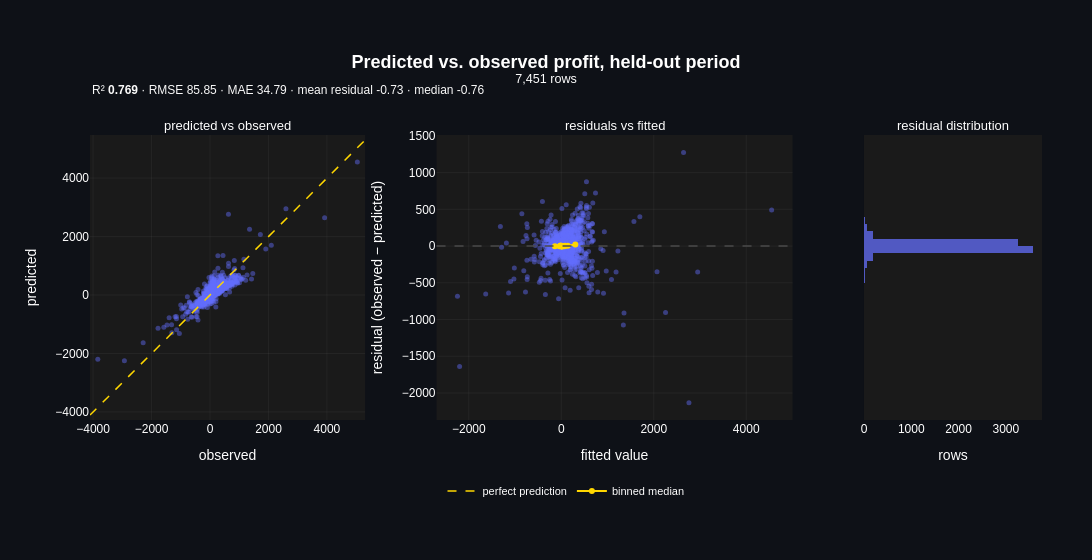

Notebook source saved alongside this figure:
### Markdown cell above
## 8. Does it generalise, or did it memorise

Three separate checks, not one R² comparison: the fit itself, whether more
training data would still help, and which inputs the model is actually using.

### Code cell
cp.regression_diagnostics_plot(
    y_test, y_pred_xgb,
    title="Predicted vs. observed profit, held-out period",
)

### Figure 1 — Plotly figure (JSON) as saved in the notebook; plotly's stock layout.template omitted (floating-point values rounded to 4 significant figures; data arrays with more than 128 entries replaced by an {"elided": "..."} marker saying what was removed)
{"data": [{"hovertemplate": "observed %{x:,.2f}<br>predicted %{y:,.2f}<extra></extra>", "marker": {"color": "#636EFA", "line": {"width": 0}, "opacity": 0.45, "size": 5}, "mode": "markers", "showlegend": false, "type": "scatter", "x": {"elided": "7451 float values"}, "xaxis": "x", "y": {"elided": "7451 float values"}, "yaxis": "y"}, {"hoverinfo": "skip", "line": {"color": "#FFD700", "dash": "dash", "width": 1.5}, "mode": "lines", "name": "perfect prediction", "type": "scatter", "x": [-4106.0, 5306.0], "xaxis": "x", "y": [-4106.0, 5306.0], "yaxis": "y"}, {"hovertemplate": "fitted %{x:,.2f}<br>residual %{y:,.2f}<extra></extra>", "marker": {"color": "#636EFA", "line": {"width": 0}, "opacity": 0.45, "size": 5}, "mode": "markers", "showlegend": false, "type": "scatter", "x": {"elided": "7451 float values"}, "xaxis": "x2", "y": {"elided": "7451 float values"}, "yaxis": "y2"}, {"hovertemplate": "median residual %{y:,.2f}<extra></extra>", "line": {"color": "#FFD700", "width": 2}, "marker": {"size": 6}, "mode": "lines+markers", "name": "binned median", "type": "scatter", "x": [-136.9, -37.96, -17.86, -13.85, 2.693, 6.831, 8.849, 9.263, 10.46, 12.21, 14.17, 16.55, 20.87, 25.51, 31.99, 44.9, 59.64, 84.41, 140.5, 304.5], "xaxis": "x2", "y": [-3.796, -2.219, 1.84, 8.693, 0.9342, -3.038, -4.596, -2.423, -2.937, -3.308, 0.06123, -0.1693, 2.457, 1.708, 1.274, 1.884, -0.9241, 4.905, 5.883, 21.38], "yaxis": "y2"}, {"hovertemplate": "residual %{y:,.2f}<br>%{x:,} rows<extra></extra>", "marker": {"color": "#636EFA", "opacity": 0.75}, "nbinsy": 60, "showlegend": false, "type": "histogram", "xaxis": "x3", "y": {"elided": "7451 float values"}, "yaxis": "y3"}], "layout": {"annotations": [{"font": {"size": 13}, "showarrow": false, "text": "predicted vs observed", "x": 0.1445, "xanchor": "center", "xref": "paper", "y": 1, "yanchor": "bottom", "yref": "paper"}, {"font": {"size": 13}, "showarrow": false, "text": "residuals vs fitted", "x": 0.551, "xanchor": "center", "xref": "paper", "y": 1, "yanchor": "bottom", "yref": "paper"}, {"font": {"size": 13}, "showarrow": false, "text": "residual distribution", "x": 0.9065, "xanchor": "center", "xref": "paper", "y": 1, "yanchor": "bottom", "yref": "paper"}, {"font": {"color": "#fafafa", "size": 12}, "showarrow": false, "text": "R² <b>0.769</b> · RMSE 85.85 · MAE 34.79 · mean residual -0.73 · median -0.76", "x": 0, "xanchor": "left", "xref": "paper", "y": 1, "yanchor": "bottom", "yref": "paper", "yshift": 36}], "font": {"color": "white", "family": "Arial"}, "height": 560, "legend": {"font": {"size": 11}, "orientation": "h", "x": 0.5, "xanchor": "center", "y": -0.3, "yanchor": "bottom"}, "margin": {"b": 140, "l": 90, "r": 50, "t": 135}, "paper_bgcolor": "#0e1117", "plot_bgcolor": "#1a1a1a", "shapes": [{"line": {"color": "#4a4a4a", "dash": "dash", "width": 1.5}, "type": "line", "x0": 0, "x1": 1, "xref": "x2 domain", "y0": 0, "y1": 0, "yref": "y2"}], "title": {"font": {"color": "white", "family": "Arial", "size": 18}, "text": "<b>Predicted vs. observed profit, held-out period</b><br><sup>7,451 rows</sup>", "x": 0.5, "xanchor": "center"}, "width": 1400, "xaxis": {"anchor": "y", "domain": [0, 0.289], "gridcolor": "rgba(128,128,128,0.2)", "gridwidth": 0.5, "range": [-4106.0, 5306.0], "showgrid": true, "title": {"text": "observed"}, "zeroline": false}, "xaxis2": {"anchor": "y2", "domain": [0.364, 0.738], "gridcolor": "rgba(128,128,128,0.2)", "gridwidth": 0.5, "showgrid": true, "title": {"text": "fitted value"}, "zeroline": false}, "xaxis3": {"anchor": "y3", "domain": [0.813, 1], "showgrid": false, "title": {"text": "rows"}, "zeroline": false}, "yaxis": {"anchor": "x", "domain": [0, 1], "gridcolor": "rgba(128,128,128,0.2)", "gridwidth": 0.5, "range": [-4106.0, 5306.0], "scaleanchor": "x", "scaleratio": 1, "showgrid": true, "title": {"text": "predicted"}, "zeroline": false}, "yaxis2": {"anchor": "x2", "domain": [0, 1], "gridcolor": "rgba(128,128,128,0.2)", "gridwidth": 0.5, "showgrid": true, "title": {"text": "residual (observed − predicted)"}, "zeroline": false}, "yaxis3": {"anchor": "x3", "domain": [0, 1], "matches": "y2", "showgrid": false, "showticklabels": false, "zeroline": false}}}
